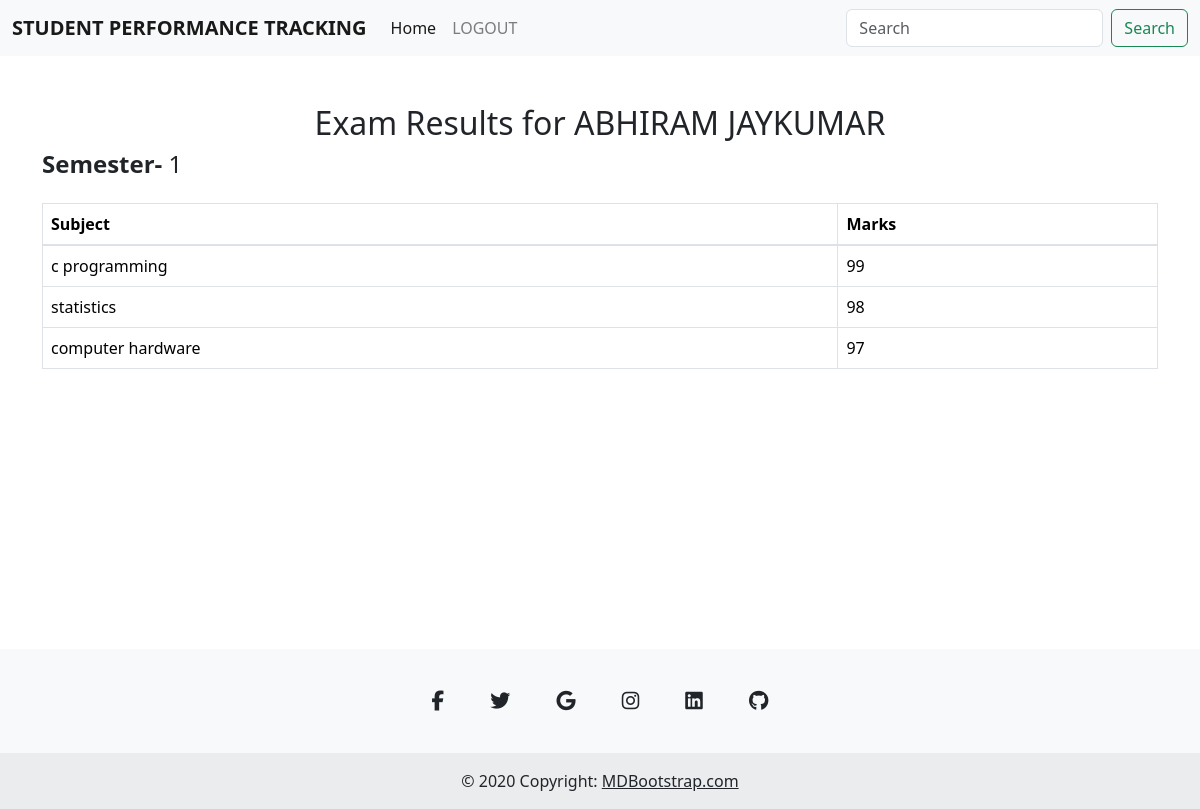
The app's page /Student/view_exam_results/ (signed in) with its own data.
### faculty/models.py (models this page shows)
class Student(models.Model):
    name =models.CharField(max_length=100)
    age = models.IntegerField()
    dob = models.DateField()
    address = models.TextField()
    email = models.EmailField(unique=True)
    image = models.ImageField(upload_to='student_images/')
    parent_name = models.CharField(max_length=100)
    password = models.CharField(max_length=100)

class Subject(models.Model):
    semester = models.ForeignKey(Semester, on_delete=models.CASCADE)
    subject_name = models.CharField(max_length=100)

### Administrator/models.py (models this page shows)
class ExamResult(models.Model):
    student = models.ForeignKey(Student, on_delete=models.CASCADE)
    semester = models.ForeignKey(Semester, on_delete=models.CASCADE)
    subject = models.ForeignKey(Subject, on_delete=models.CASCADE)
    marks = models.IntegerField()

### Student/views.py (the view)
# urls.py: path('view_exam_results/', views.view_exam_results, name='view_exam_results'),
def view_exam_results(request):
    student_id = request.session.get('sid')
    if student_id:
        student = Student.objects.get(id=student_id)
        exam_results = ExamResult.objects.filter(student=student).select_related('semester', 'subject')
        results_by_semester = {}
        for result in exam_results:
            semester_name = result.semester.semester_name
            if semester_name not in results_by_semester:
                results_by_semester[semester_name] = []
            results_by_semester[semester_name].append(result)
        return render(request, 'Student/View_result.html', {
            'student': student,
            'results_by_semester': results_by_semester
        })
    else:
        return redirect('Student:Login')  # Redirect to login if no student is logged in

### Student/templates/Student/View_result.html (shortened to what this page needs)
<!DOCTYPE html>
<html lang="en">
<head>
    <link href="https://stackpath.bootstrapcdn.com/bootstrap/4.5.2/css/bootstrap.min.css" rel="stylesheet">
    <link href="https://cdn.jsdelivr.net/npm/bootstrap@5.3.3/dist/css/bootstrap.min.css" rel="stylesheet"
>
</head>
<body>
  <nav class="navbar navbar-expand-lg navbar-light bg-light">
    <div class="container-fluid">
        <a class="navbar-brand" href="{% url 'Student:Student_home' %}"><b>STUDENT PERFORMANCE TRACKING</b> </a>
        <div class="collapse navbar-collapse" id="navbarScroll">
            <ul class="navbar-nav me-auto my-2 my-lg-0 navbar-nav-scroll" style="--bs-scroll-height: 100px;">
                <li class="nav-item">
                    <a class="nav-link active" aria-current="page" href="{% url 'Student:Student_home'%}">Home</a>
                </li>
                <li class="nav-item">
                    <a class="nav-link" href="{% url 'Administrator:index' %}">LOGOUT</a>
                </li>
                    </ul>
            <form class="d-flex">
                <input class="form-control me-2" type="search" placeholder="Search" aria-label="Search">
                <button class="btn btn-outline-success" type="submit">Search</button>
            </form>
        </div>
    </div>
</nav>
<div class="container mt-5">
    <h2 class="text-center">Exam Results for {{ student.name }}</h2>
    {% if results_by_semester %}
        {% for semester, results in results_by_semester.items %}
            <h4> <b>Semester-</b> {{ semester }}</h4>
            <table class="table table-bordered mt-4">
                <thead>
                    <tr>
                        <th>Subject</th>
                        <th>Marks</th>
                    </tr>
                </thead>
                <tbody>
                    {% for result in results %}
                        <tr>
                            <td>{{ result.subject.subject_name }}</td>
                            <td>{{ result.marks }}</td>
                        </tr>
                    {% endfor %}
                </tbody>
            </table>
        {% endfor %}
    {% else %}
        <p class="text-center">No exam results found for this student.</p>
    {% endif %}
</div>
<br>
<br>
<br>
<br>
<br>
<br>
<br>
<br>
<br>
<br>
<br>
<footer class="text-center bg-body-tertiary">
    <div class="container pt-4">
      <section class="mb-4">
        <a
          data-mdb-ripple-init
          class="btn btn-link btn-floating btn-lg text-body m-1"
          href="#!"
          role="button"
          data-mdb-ripple-color="dark"
          ><i class="fab fa-facebook-f"></i
        ></a>
        <a
          data-mdb-ripple-init
          class="btn btn-link btn-floating btn-lg text-body m-1"
          href="#!"
          role="button"
          data-mdb-ripple-color="dark"
          ><i class="fab fa-twitter"></i
        ></a>
        <a
          data-mdb-ripple-init
          class="btn btn-link btn-floating btn-lg text-body m-1"
          href="#!"
          role="button"
          data-mdb-ripple-color="dark"
          ><i class="fab fa-google"></i
        ></a>
        <a
          data-mdb-ripple-init
          class="btn btn-link btn-floating btn-lg text-body m-1"
          href="#!"
          role="button"
          data-mdb-ripple-color="dark"
          ><i class="fab fa-instagram"></i
        ></a>
        <a
          data-mdb-ripple-init
          class="btn btn-link btn-floating btn-lg text-body m-1"
          href="#!"
          role="button"
          data-mdb-ripple-color="dark"
          ><i class="fab fa-linkedin"></i
        ></a>
        <a
          data-mdb-ripple-init
          class="btn btn-link btn-floating btn-lg text-body m-1"
          href="#!"
          role="button"
          data-mdb-ripple-color="dark"
          ><i class="fab fa-github"></i
        ></a>
      </section>
    </div>
    <div class="text-center p-3" style="background-color: rgba(0, 0, 0, 0.05);">
      © 2020 Copyright:
      <a class="text-body" href="https://mdbootstrap.com/">MDBootstrap.com</a>
    </div>
  </footer>
</body>
</html>

### records on screen
Student: name "ABHIRAM JAYKUMAR"
ExamResult: semester "1", subject.subject_name "c programming", marks "99"
ExamResult: subject.subject_name "statistics", marks "98"
ExamResult: subject.subject_name "computer hardware", marks "97"
